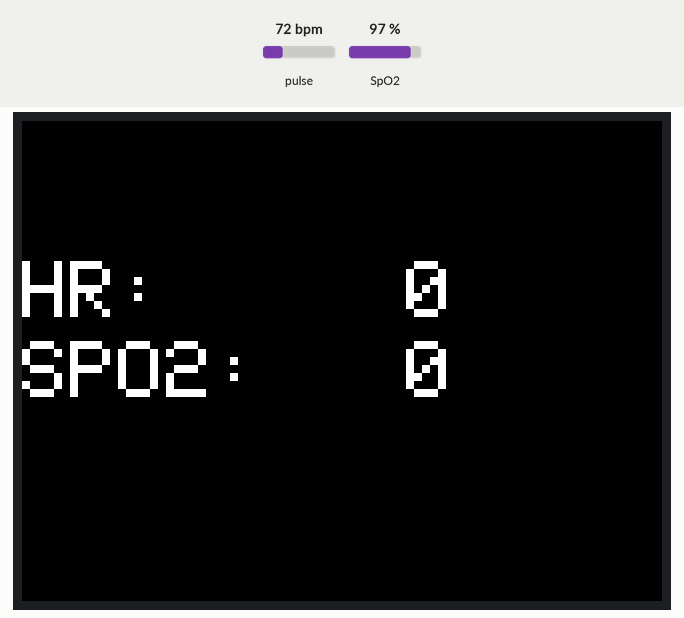
A sketch run on a simulated ESP32-S3. On the bench: 320×240 colour display. The test bench sets the inputs (shaded band); at power-on: pulse 72 bpm, SpO2 97 %.

Above: at 1.6 s.
1.7 s: pulse set to 42 bpm
At 3.6 s:
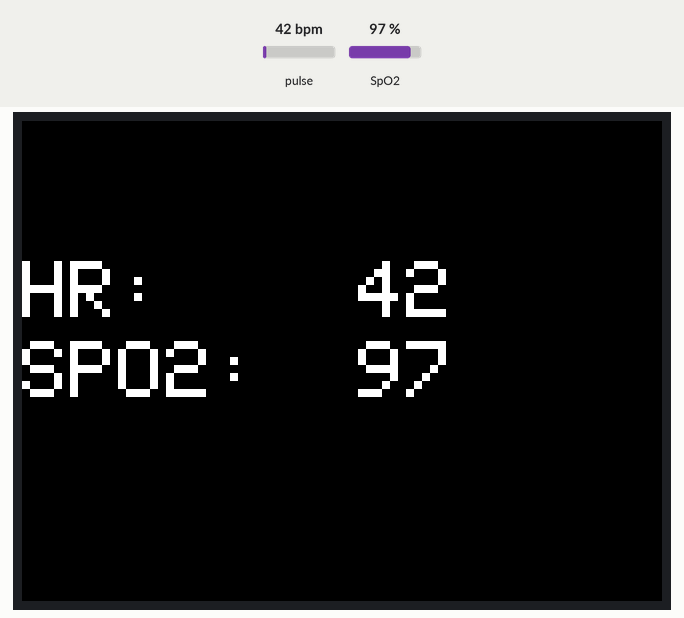
4.7 s: SpO2 set to 80 %
At 6.4 s:
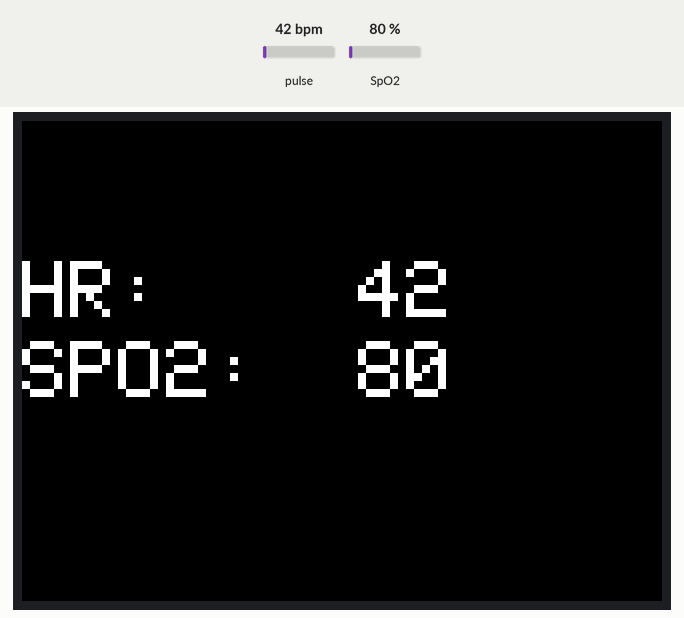
6.9 s: pulse set to 70 bpm
At 7.9 s:
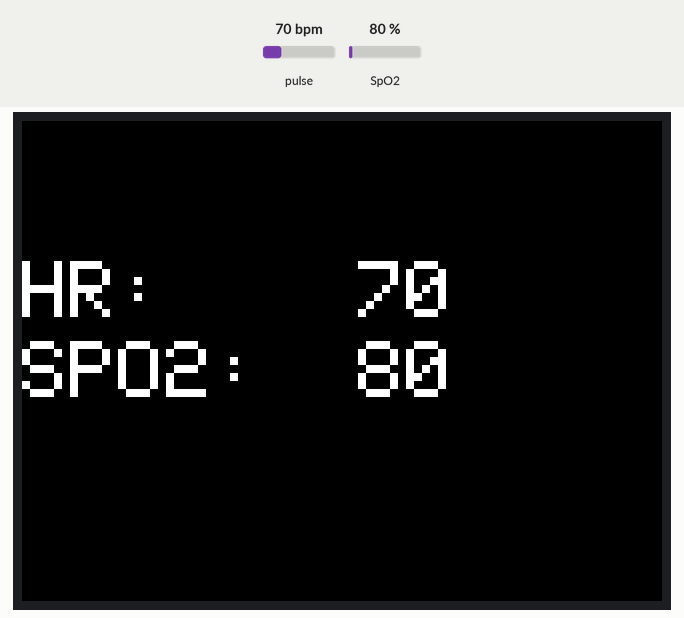
9.0 s: SpO2 set to 85 %
At 10.6 s:
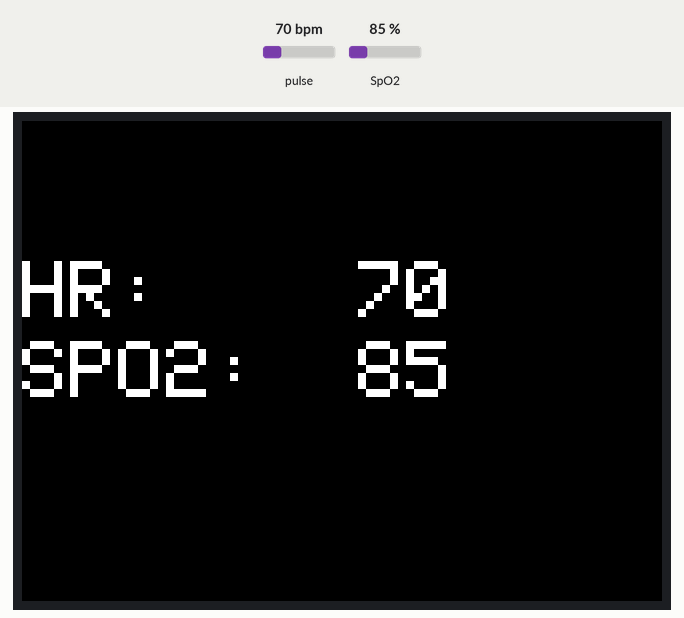
Timing chart, 0 to 12.1 s (numbered marks = the images above; inputs shaded):
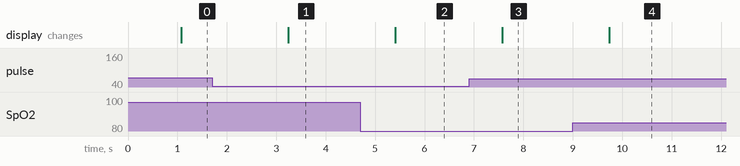

Measured:
- after the input at 1.7 s, the display: changes after 1.5 s (image 1)
- after the input at 4.7 s, the display: changes after 0.71 s (image 2)
- after the input at 6.9 s, the display: changes after 0.67 s (image 3)
- after the input at 9.0 s, the display: changes after 0.73 s (image 4)

The sketch:

sketch_max30100.ino
```cpp
#include <M5CoreS3.h>
#include <Wire.h>
#include "MAX30100_PulseOximeter.h"

const uint32_t kIntervalTimeMilliSec = 1000;
PulseOximeter pox;

void setup() {
  M5.begin();

  // I2C(PortA) Power On
  M5.Axp.setBoostBusOutEn(true);
  Wire.begin(2, 1);

  M5.Lcd.clear(BLACK);
  M5.Lcd.fillScreen(BLACK);
  M5.Lcd.setTextColor(WHITE);
  M5.Lcd.setTextSize(4);

  // Initialize sensor
  if (!pox.begin()) {
    M5.Lcd.println("FAILED");
    for(;;);
  }

  //LED Configuration
  pox.setIRLedCurrent(MAX30100_LED_CURR_7_6MA);
}

void loop() {
  static uint32_t tsLastReport = 0;

  pox.update(); //update pulse oximeter
  if (millis() - tsLastReport > kIntervalTimeMilliSec) {
    auto heart_rate = (int)pox.getHeartRate();
    auto spo2 = pox.getSpO2();
    Display(heart_rate, spo2);
    tsLastReport = millis();
  }
}

void Display(int heart_rate, int spo2) {
  M5.Lcd.fillScreen(BLACK);
  M5.Lcd.setCursor(0,70);
  M5.Lcd.printf("HR:   %3d", heart_rate);
  M5.Lcd.setCursor(0,110);
  M5.Lcd.printf("SPO2: %3d", spo2);
}
```
